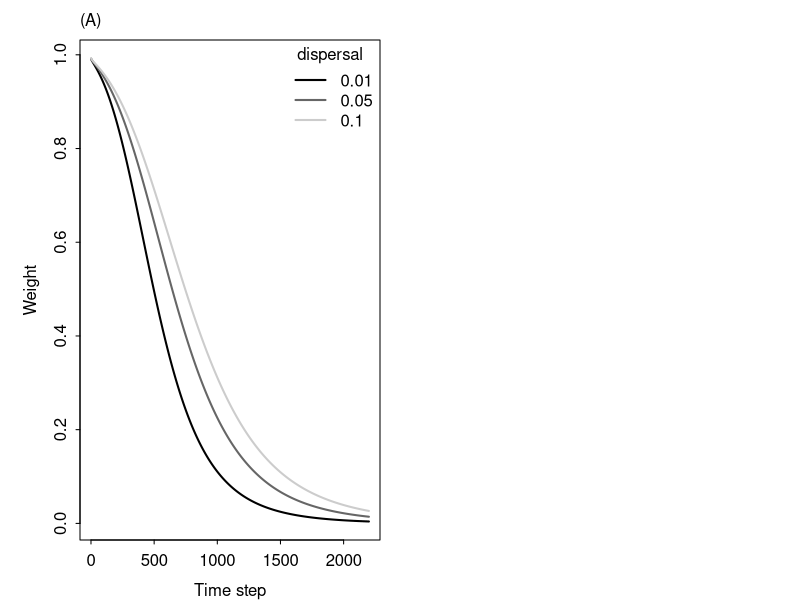

Reproduce this figure in R. (Note: this script raises an error after producing the figure.)

# call this script from genetic_diversity_master.R


# read in weights from commuynity turnover example
saved_weights_comm <- read.csv("./../community-turnover/simulations/saved_weights.csv",header=T)
d_vals <- colnames(saved_weights_comm)
d_vals <- gsub("X","",d_vals)

# Figure to compare rate of change in weights for different
# widths of temperature niche
myCols<-c("black","gray40","gray80")
png("figures/compare_Tsigmas.png",height=3.5,width=8.5,res=400,units="in")
  
  par(mfrow=c(1,2),tcl=-0.2,mgp=c(2,0.5,0),mar=c(3,4,2,1))
  
  #community example
  matplot(saved_weights_comm,type="l",lwd=2,lty=1,col=myCols,
          xlab="Time step",ylab="Weight")
  legend("topright",legend=d_vals,
       title="dispersal",lwd=2,lty=1,col=myCols,bty="n")
  mtext("(A)",side=3,line=0.5,adj=0)
  
  #eco-evo example
  matplot(saved_weights,type="l",lwd=2,lty=1,col=myCols,
          xlab="Time step",ylab="Weight")
  legend("topright",legend=fec_Tsigma_baseline[1]*delta_fec_sigma,
         title=expression(sigma[T]),lwd=2,lty=1,col=myCols,bty="n")
  mtext("(B)",side=3,line=0.5,adj=0)
  
dev.off()


